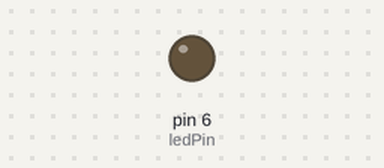
Bench run of a sketch on a simulated Arduino Uno, built with avr-gcc and run on an emulated ATmega328P. Parts: output pins drawn as LEDs (lit = HIGH).

Above: at 0.15 s.
Timing chart, 0 to 1.6 s (numbered marks = the images above):
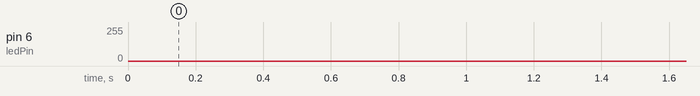

The sketch:

PWM-Led.ino
```cpp
// C++ code
//
/*
  describe your code here
*/

#include <Servo.h>
int ledPin = 6;

void setup()
{
  pinMode(ledPin, OUTPUT);
}

void loop()
{
  //Fading the LED
  for(int i=0; i<255; i++){
    analogWrite(ledPin, i);
    delay(5);
  }
  for(int i=255; i>0; i--){
    analogWrite(ledPin, i);
    delay(5);
  }
}
```
